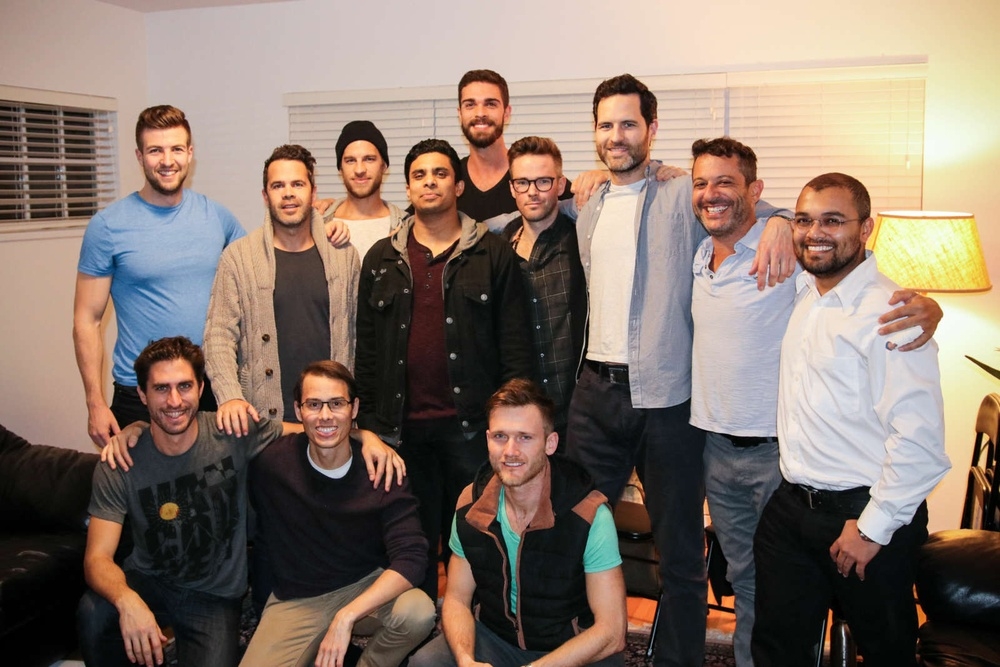
#> input picture 3.jpg, 1000 x 667 px, shrunk from 1600 x 1067 before the run
$ python face_detection.py
#> lines starting #> are read from the running program, lines starting #| are printed output that depends on the picture; after the words box and inside, x2 and y2 are one past the last pixel; in counts of white or black regions, pixels touching at a corner belong together
import cv2
from random import randrange
#                                   our trained AI module
module = cv2.CascadeClassifier("module.xml")

# Load image to our script
img = cv2.imread("3.jpg")
#> img is the input picture: shape (667, 1000, 3); mean B, G, R 106.1, 117.5, 134.2

# convert it to gray
gray_img = cv2.cvtColor(img, cv2.COLOR_BGR2GRAY)
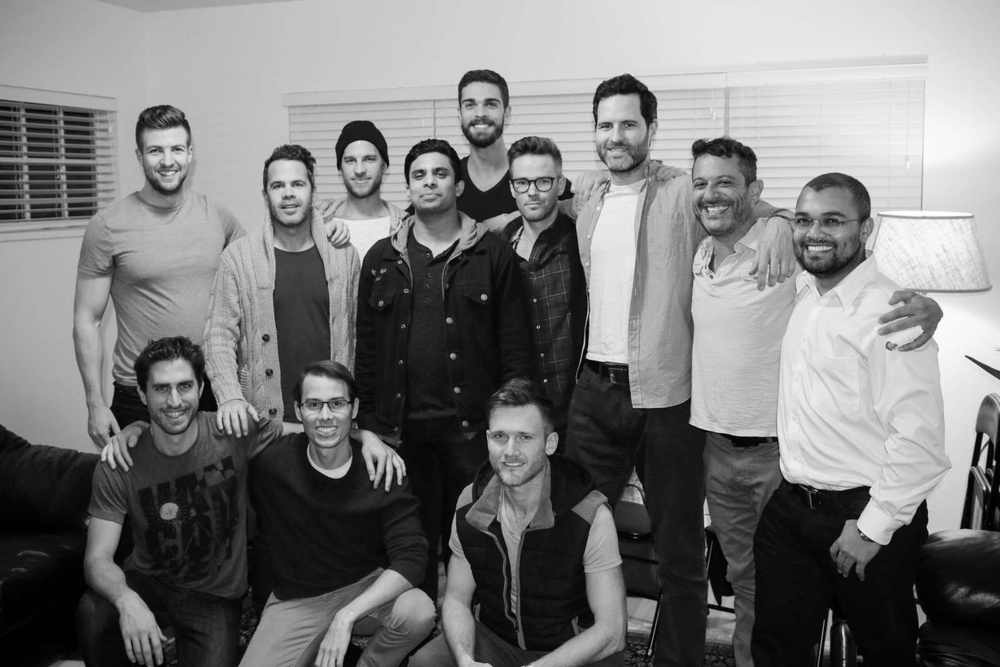
#> gray_img: shape (667, 1000); min 0, max 255, mean 121.2


# detect faces
face_coordinates = module.detectMultiScale(gray_img)
#> face_coordinates = 15 rows, first 6: [259, 162, 60, 60], [333, 138, 56, 56], [402, 151, 58, 58], [450, 80, 62, 62], [136, 126, 61, 61], [507, 161, 55, 55]
print("there it is", face_coordinates)
#> (printed output is left out)
# draw on all the faces
for (x, y, w, h) in face_coordinates:
    # draw the rectangles around the face
    # image the upper left the bottom right rectangles s' color thick
    cv2.rectangle(img, (x, y), (x+w, y+h), (randrange(256), randrange(256), randrange(256)), 2)
#> this loop made 15 passes
#> (x, y, w, h) on passes 1 to 12: (259, 162, 60, 60), (333, 138, 56, 56), (402, 151, 58, 58), (450, 80, 62, 62), (136, 126, 61, 61), (507, 161, 55, 55), (294, 380, 64, 64), (584, 99, 67, 67), (141, 362, 66, 66), (478, 411, 70, 70), (682, 159, 65, 65), (381, 514, 58, 58)
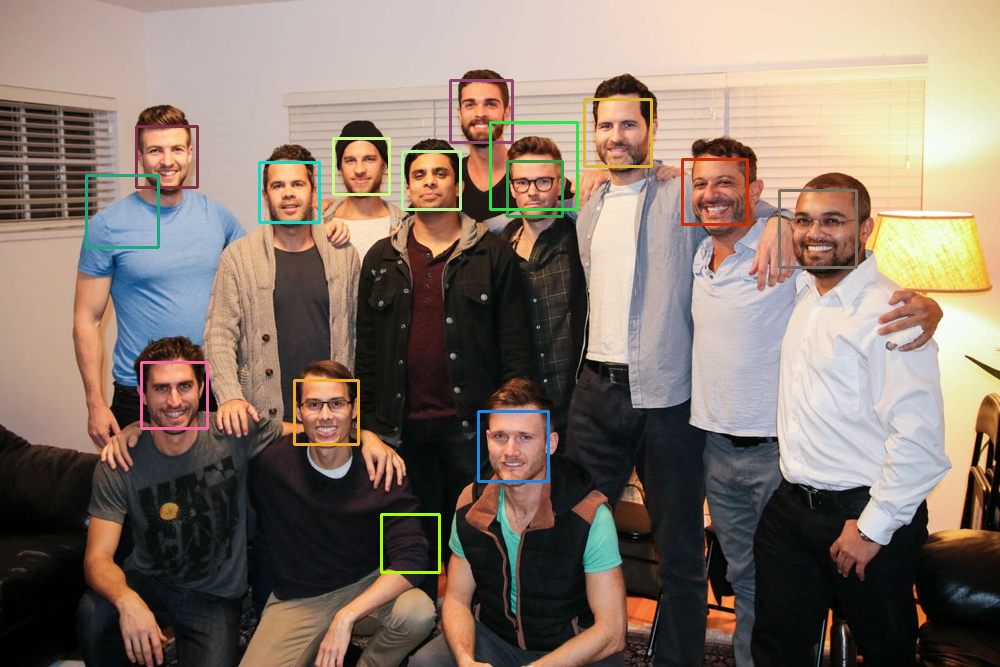
#> img: shape (667, 1000, 3); 1.74% of pixels changed, all inside (x1, y1, x2, y2) = (85, 79, 858, 574)

# show the image
cv2.imshow("a Gray Image", img)
# close it when we press any key
cv2.waitKey()
print("script is done :)")

$ run again, with Rob.jpg copied over 3.jpg
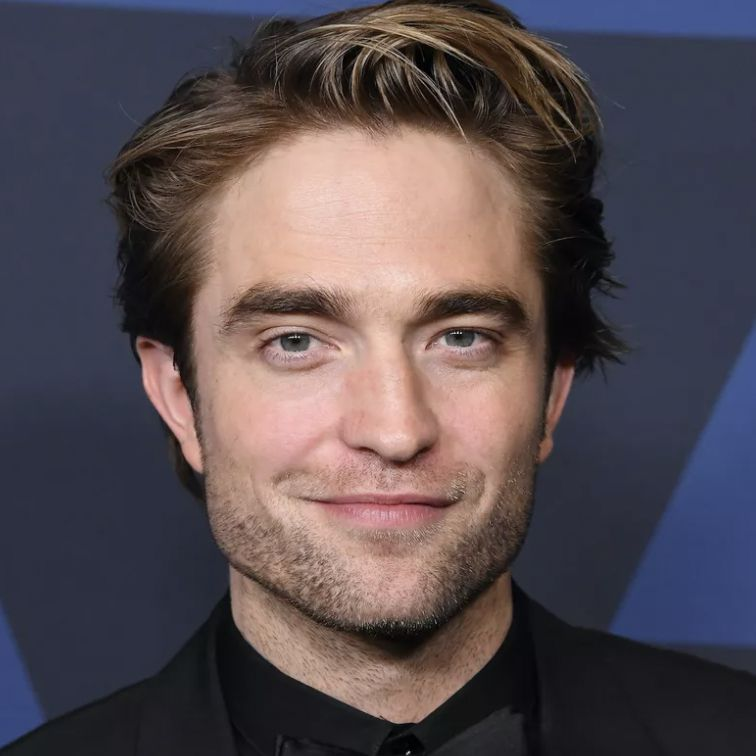
#> input picture Rob.jpg, 756 x 756 px
#> img is the input picture: shape (756, 756, 3); mean B, G, R 81.6, 76.6, 87
#> `gray_img = cv2.cvtColor(img, cv2.COLOR_BGR2GRAY)`:
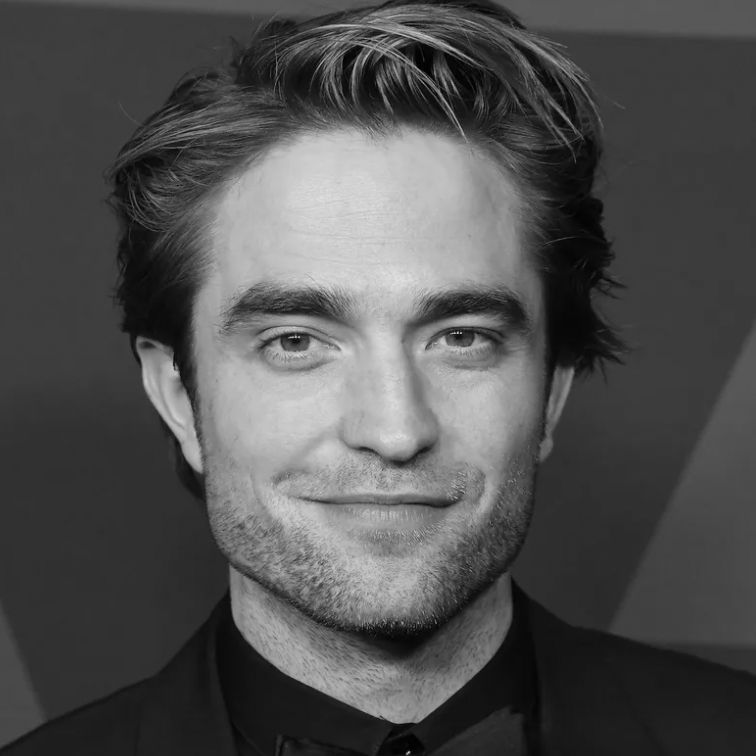
#> gray_img: shape (756, 756); min 0, max 226, mean 80.3
#> face_coordinates = [[157, 164, 448, 448]]
#| there it is [[157 164 448 448]]
#> the loop `for (x, y, w, h) in face_coordinates: # draw the rectangles around the..` made 1 pass
#> after the loop `for (x, y, w, h) in face_coordinates:`:
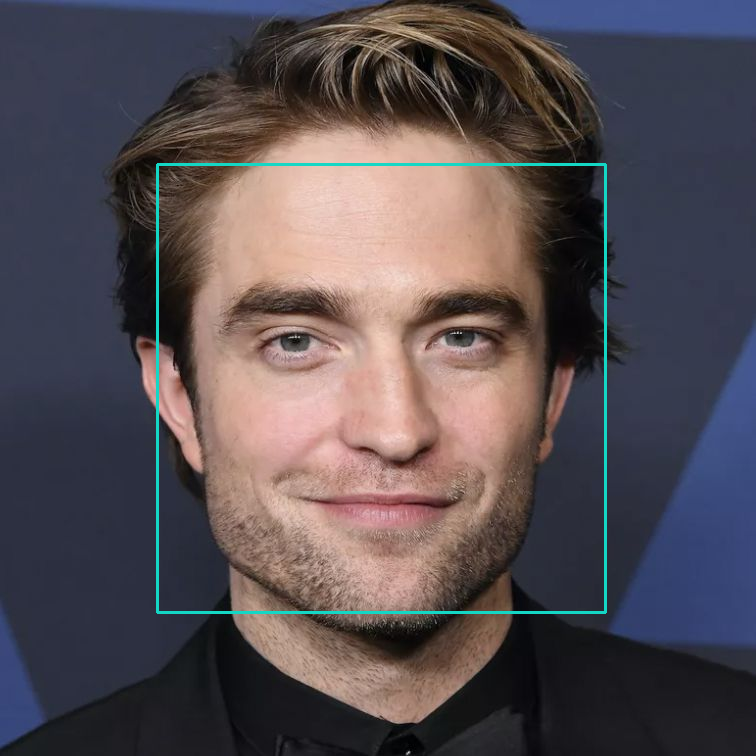
#> img: shape (756, 756, 3); 0.94% of pixels changed, all inside (x1, y1, x2, y2) = (156, 163, 607, 614)
